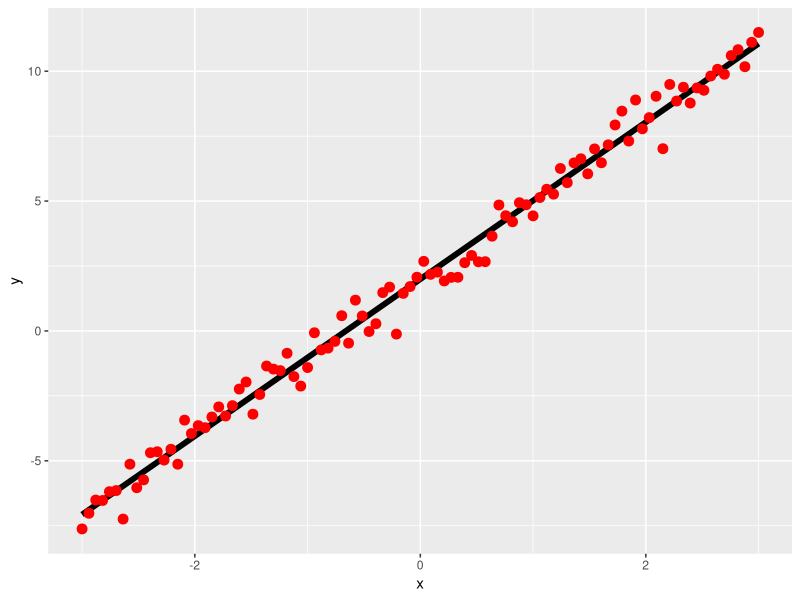

R code for this plot:
library(ggplot2)

df <- data.frame(x = seq(-3,3,length.out=100))
df$y <- 2 + 3 * df$x + rnorm(100, sd = 0.5)
ggplot(data = df, aes(x = x, y = y)) +
     geom_smooth(method="lm",formula=y~x, se=FALSE,color="black",size=2)+
     geom_point(color="red",cex=3)

##########
T <- lm(y~x,data=df)
summary(T)